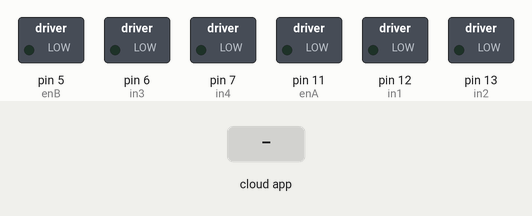
Simulated run of this sketch. Board: Arduino Uno, built with avr-gcc and run on an emulated ATmega328P. Parts: switched loads named in the sketch (green lamp = pin HIGH). Inputs (shaded band) come from the test bench. The ROS host is connected and sends only what is stated.

Above: at 1.2 s.
1.3 s: the phone or cloud app sets command to 1
At 2.0 s:
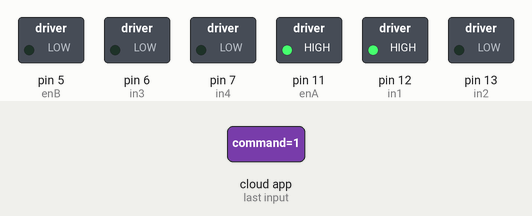
2.8 s: the phone or cloud app sets command to 0
At 3.4 s:
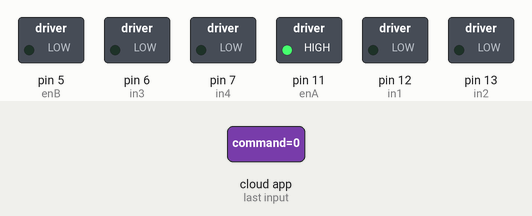
Timing chart, 0 to 5.8 s (numbered marks = the images above; inputs shaded):
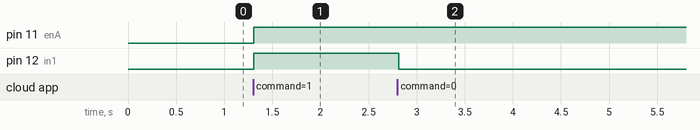

Measured:
- after the input at 1.3 s, pin 11 (enA), pin 12 (in1): LOW → HIGH at once
- after the input at 2.8 s, pin 12 (in1): HIGH → LOW at once

The sketch:

capstone_project.ino
```cpp
#define DEBUG
#define RELEASE
// #undef RELEASE
#undef DEBUG

#ifdef RELEASE
#include <ros.h>
#include <std_msgs/Int8.h>
#include <std_msgs/Float32.h>
#include <std_msgs/Bool.h>
#include <std_msgs/Int32.h>

// ROS 노드 및 토픽 정의
ros::NodeHandle nh;
std_msgs::Float32 float_msg;
std_msgs::Bool bool_msg;
std_msgs::Int8 echo_msg;

// ros::Publisher float_pub("float_topic", &float_msg);
// ros::Publisher bool_pub("bool_topic", &bool_msg);
// ros::Publisher int8_pub("echo_topic", &echo_msg);

// 콜백 함수 정의
void int8Callback(const std_msgs::Int8 &int8_msg)
{
  // Int8 메시지를 받았을 때 실행되는 코드
  int8_t received_value = int8_msg.data;
  echo_msg.data = received_value;
  /*
  int8_pub.publish(&echo_msg);
  // 여기에 필요한 작업을 추가하세요.

  // Int8 값을 float32로 변환하여 publish
  float_msg.data = static_cast<float>(received_value);
  float_pub.publish(&float_msg);

  // Int8 값을 bool로 변환하여 publish
  bool_msg.data = (received_value > 0) ? true : false;
  bool_pub.publish(&bool_msg);
  */
}

// 토픽 선언
ros::Subscriber<std_msgs::Int8> int8_sub("command", int8Callback);
#endif

void setup()
{
  // 노드 초기화
  nh.initNode();

  // 토픽에 대한 구독자 및 발행자 등록
  nh.subscribe(int8_sub);
  // nh.advertise(float_pub);
  // nh.advertise(bool_pub);
  // nh.advertise(int8_pub);

  setupAcc();
  setUpLinear();
}

void loop()
{
  // ROS 이벤트 처리
  nh.spinOnce();

// 추가적인 작업이 필요한 경우 여기에 추가하세요.
#ifdef RELEASE
  int8_t command = echo_msg.data;
  if (command == 4) // UP_FRONT_WHEEL
  {
    setUpForward();
    AccelLinear(150);
    nh.loginfo("UP_REAR_WHEEL");
  }
  else if (command == 0)
  { // STOP
    setStop();
    StopLinear();
    nh.loginfo("STOP");
  }
  else if (command == 1)
  { //"START"
    setForward();
    Accel(255);
    nh.loginfo("START");
  }
  else if (command == 5)
  {
    setDownForward();
    AccelLinear(150);
    nh.loginfo("DOWN_REAR_WHEEL");
  }
  else if (command == 6)
  {
    setForward();
    setUpForward();
    Accel(255);
    AccelLinear(150);
    nh.loginfo("ESCAPE_REAR_WHEEL");
  }
  else if (command == 7)
  {
    setForward();
    Accel(255);
    nh.loginfo("INTO_REAR_WHEEL");
  }
  else if (command == 8)
  {
    setBackward();
    Accel(255);
  }

  // pitch_msg.data = getPitch();
  // rps_msg.data = getRPS();
#endif

  // 일정한 간격으로 loop를 실행하려면 delay를 사용하세요.
  delay(100);
}
```

encoder.ino
```cpp
int sensor = 3;
int val;
unsigned long lastPulseTime = 0;  // 이전 하강 펄스의 시간
int pulseCount = 0;              // 하강 펄스 수
float rotationTime = 0;          // 회전당 시간 (2개의 하강 펄스 간격)
float rps = 0;                   // 초당 회전수

void initEncoder()
{
  pinMode(sensor, INPUT);
  attachInterrupt(digitalPinToInterrupt(sensor), pulseCounter, FALLING);  // 인터럽트 설정
}

float& getRPS()
{
  return rps;
}

void pulseCounter() {
  // 적외선 센서에서 하강 펄스를 감지할 때 호출됩니다.
  unsigned long currentTime = millis();  // 현재 시간을 가져옵니다.
  float pulseInterval = (currentTime - lastPulseTime) / 1000.0;  // 두 하강 펄스 간의 시간 간격 (초 단위)를 계산합니다.
  lastPulseTime = currentTime;  // 이전 하강 펄스의 시간을 업데이트합니다.
  pulseCount++;  // 하강 펄스 수를 증가시킵니다.

  // 2개의 하강 펄스 간격을 사용하여 회전당 시간을 계산하고, 초당 회전수를 업데이트합니다.
  if (pulseInterval > 0) {
    rotationTime = pulseInterval * 2;  // 회전당 시간을 계산합니다.
    rps = 1 / rotationTime;  // 초당 회전수를 계산합니다.
  }
}
```

imu.ino
```cpp
#include <Servo.h>
#include <Wire.h>
#include <I2Cdev.h>
#include <SPI.h>
#include <MPU6050_6Axis_MotionApps20.h>

MPU6050 mpu(0x69); // mpu interface object
// 전륜 0x68 후륜 0x69
bool dmpReady = false;   // set true if DMP init was successful
uint8_t mpuIntStatus;    // holds actual interrupt status byte from MPU
uint8_t devStatus;       // return status after each device operation (0 = success, !0 = error)
uint16_t packetSize;     // expected DMP packet size (default is 42 bytes)
uint16_t fifoCount;      // count of all bytes currently in FIFO
uint8_t fifoBuffer[128]; // FIFO storage buffer

Quaternion q;
VectorFloat gravity;

float ypr[3];
float yprLast[3];
float alpha = 0.3;
float fRoll = 0;
float fPitch = 0;
int16_t gyro[3];

volatile bool mpuInterrupt = false;

void dmpDataReady()
{
  mpuInterrupt = true;
}

void dmpsetup()
{
#if I2CDEV_IMPLEMENTATION == I2CDEV_ARDUINO_WIRE
  Wire.begin();
  TWBR = 12; // 400kHz I2C clock (200kHz if CPU is 8MHz)
#elif I2CDEV_IMPLEMENTATION == I2CDEV_BUILTIN_FASTWIRE
  Fastwire::setup(400, true);
#endif

  // Serial.begin(115200);
  while (!Serial)
    ;
  // Serial.println(F("Initializing I2C devices..."));
  mpu.initialize();
  // Serial.println(F("Testing device connections..."));
  // Serial.println(mpu.testConnection() ? F("MPU6050 connection successful") : F("MPU6050 connection failed"));
  // Serial.println(F("Initializing DMP..."));
  devStatus = mpu.dmpInitialize();
  mpu.setXGyroOffset(33);
  mpu.setYGyroOffset(-13);
  mpu.setZGyroOffset(8);
  mpu.setZAccelOffset(1416);

  if (devStatus == 0)
  {
    // Serial.println(F("Enabling DMP..."));
    mpu.setDMPEnabled(true);
    // Serial.println(F("Enabling interrupt detection (Arduino external interrupt 0)..."));
    attachInterrupt(0, dmpDataReady, RISING);
    mpuIntStatus = mpu.getIntStatus();
    // Serial.println(F("DMP ready! Waiting for first interrupt..."));
    dmpReady = true;
    packetSize = mpu.dmpGetFIFOPacketSize();
  }
  else
  {
    // Serial.print(F("DMP Initialization failed (code "));
    // Serial.print(devStatus);
    // Serial.println(F(")"));
  }
}

void dmploop()
{
  if (!dmpReady)
    return;
  while (!mpuInterrupt && fifoCount < packetSize)
  {
  }
  mpuInterrupt = false;
  mpuIntStatus = mpu.getIntStatus();
  fifoCount = mpu.getFIFOCount();
  if ((mpuIntStatus & 0x10) || fifoCount == 1024)
  {
    mpu.resetFIFO();
    // Serial.println(F("FIFO overflow!"));
  }
  else if (mpuIntStatus & 0x02)
  {
    while (fifoCount < packetSize)
      fifoCount = mpu.getFIFOCount();
    mpu.getFIFOBytes(fifoBuffer, packetSize);
    fifoCount -= packetSize;
    mpu.dmpGetGyro(gyro, fifoBuffer);
    mpu.dmpGetQuaternion(&q, fifoBuffer);
    mpu.dmpGetGravity(&gravity, &q);
    mpu.dmpGetYawPitchRoll(ypr, &q, &gravity);
    ypr[1] = (ypr[1] * 180 / M_PI); // x
    ypr[2] = (ypr[2] * 180 / M_PI); // y
    ypr[0] = (ypr[0] * 180 / M_PI); // z
    // gyro[0],gyro[1],gyro[2]//x,y,z 각속도값Serial.print("ROLL = "); Serial.print(ROLL);
    fRoll = fRoll + alpha * (ypr[2] - fRoll);
    fPitch = fPitch + alpha * (ypr[1] - fPitch);
    // Serial.print("ROLL = "); Serial.print(fRoll);
    // Serial.print(" | PITCH = "); Serial.println(fPitch);
  }
}

float getPitch()
{
  return fPitch;
}
```

linear.ino
```cpp
const int enB = 5; // Enable pin for Motor A
const int in3 = 6; // Input 1 for Motor A
const int in4 = 7; // Input 2 for Motor A

void setUpForward()
{
  digitalWrite(in3, HIGH);
  digitalWrite(in4, LOW);
}

void setDownForward()
{
  digitalWrite(in3, LOW);
  digitalWrite(in4, HIGH);
}

void StopLinear()
{
  digitalWrite(in3, LOW);
  digitalWrite(in4, LOW);
}

void setUpLinear()
{
  pinMode(enB, OUTPUT);
  pinMode(in3, OUTPUT);
  pinMode(in4, OUTPUT);

  setUpForward();
}

void AccelLinear(char pwm)
{
  analogWrite(enB, pwm);
}
```

mot.ino
```cpp
const int enA = 11; // Enable pin for Motor A
const int in1 = 12; // Input 1 for Motor A
const int in2 = 13; // Input 2 for Motor A

void setForward()
{
  digitalWrite(in1, HIGH);
  digitalWrite(in2, LOW);
}

void setBackward()
{
  digitalWrite(in1, LOW);
  digitalWrite(in2, HIGH);
}

void setStop()
{
  digitalWrite(in1, LOW);
  digitalWrite(in2, LOW);
}

void setupAcc()
{
  pinMode(enA, OUTPUT);
  pinMode(in1, OUTPUT);
  pinMode(in2, OUTPUT);

  setForward();
}

void Accel(char pwm)
{
  analogWrite(enA, pwm);
}
```
